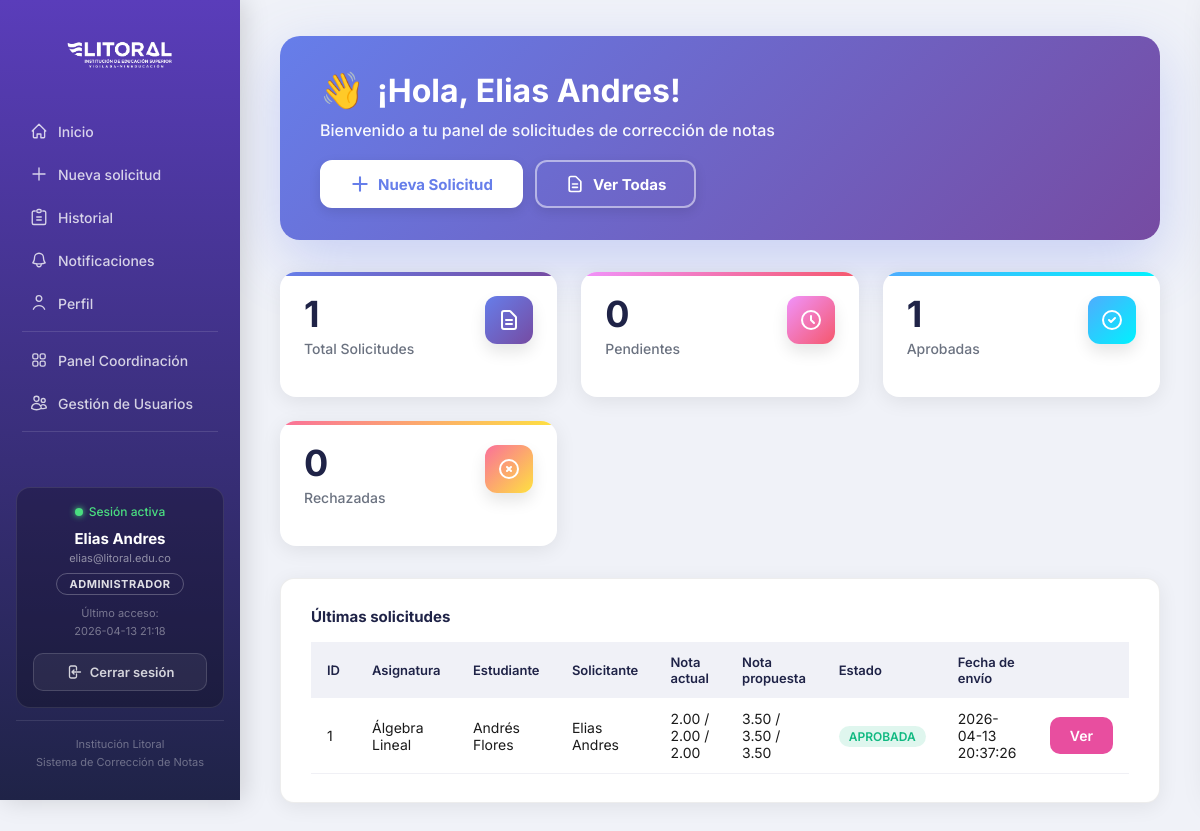
Screenshot of /public/dashboard_profesor.php (signed in) with the database file from the repository.
### tables this page shows
CREATE TABLE `profesores` (
  `profesor_id` int(11) NOT NULL,
  `primer_nombre` varchar(100) NOT NULL,
  `segundo_nombre` varchar(100) DEFAULT NULL,
  `primer_apellido` varchar(100) NOT NULL,
  `segundo_apellido` varchar(100) DEFAULT NULL,
  `email` varchar(200) NOT NULL,
  `password_hash` varchar(255) NOT NULL,
  `rol` enum('ADMINISTRADOR','SOLICITANTE') NOT NULL DEFAULT 'SOLICITANTE',
  `fecha_creacion` datetime NOT NULL DEFAULT current_timestamp(),
  `ultimo_acceso` datetime DEFAULT NULL,
  `foto` varchar(255) DEFAULT NULL,
  `activo` tinyint(1) NOT NULL DEFAULT 1
);

CREATE TABLE `solicitudes` (
  `solicitud_id` int(11) NOT NULL,
  `profesor_solicitante_id` int(11) DEFAULT NULL,
  `tercero_solicitante_id` int(11) DEFAULT NULL,
  `estudiante_id` int(11) NOT NULL,
  `estudiante_documento` varchar(50) DEFAULT NULL,
  `estudiante_semestre` varchar(20) DEFAULT NULL,
  `asignatura_id` int(11) NOT NULL,
  `periodo_academico` varchar(20) NOT NULL,
  `tipo_solicitud` enum('CORRECCION','REPORTE','VALIDACION','SUFICIENCIA','HABILITACION','SUPLETORIOS') NOT NULL DEFAULT 'CORRECCION',
  `corte` enum('PRIMERO','SEGUNDO','TERCERO') NOT NULL,
  `motivo` text DEFAULT NULL,
  `nota_inicial_formativa` decimal(3,2) DEFAULT NULL,
  `nota_inicial_aplicativa` decimal(3,2) DEFAULT NULL,
  `nota_inicial_cognitiva` decimal(3,2) DEFAULT NULL,
  `nota_inicial_letras` varchar(100) DEFAULT NULL,
  `nota_corregida_formativa` decimal(3,2) DEFAULT NULL,
  `nota_corregida_aplicativa` decimal(3,2) DEFAULT NULL,
  `nota_corregida_cognitiva` decimal(3,2) DEFAULT NULL,
  `nota_corregida_letras` varchar(100) DEFAULT NULL,
  `nota_actual` decimal(3,2) DEFAULT NULL,
  `nota_propuesta` decimal(3,2) DEFAULT NULL,
  `justificacion_solicitante` text DEFAULT NULL,
  `estado` enum('PENDIENTE','APROBADA','RECHAZADA') NOT NULL DEFAULT 'PENDIENTE',
  `profesor_revisor_id` int(11) DEFAULT NULL,
  `justificacion_administrador` text DEFAULT NULL,
  `fecha_envio` datetime NOT NULL DEFAULT current_timestamp(),
  `fecha_decision` datetime DEFAULT NULL
);

CREATE TABLE `asignaturas` (
  `asignatura_id` int(11) NOT NULL,
  `nombre` varchar(250) NOT NULL,
  `codigo` varchar(50) NOT NULL,
  `carrera_id` int(11) DEFAULT NULL
);

### src/auth.php (called while the page is built, shortened)
<?php
function isLoggedIn() {
    return isset($_SESSION['user_id']);
}
function currentUser($pdo) {
    $stmt = $pdo->prepare('SELECT profesor_id, CONCAT(primer_nombre, " ", primer_apellido) as nombre, email, rol FROM profesores WHERE profesor_id = ?');
    $stmt->execute([$_SESSION['user_id']]);
    return $stmt->fetch();
}
?>

### src/helpers.php (called while the page is built, shortened)
<?php
function h($s){ return htmlspecialchars($s, ENT_QUOTES, 'UTF-8'); }

### src/solicitudes.php (called while the page is built, shortened)
<?php
function getSolicitudesPorProfesor($pdo, $profesor_id) {
    $stmt = $pdo->prepare("
        SELECT s.*,
               a.nombre as asignatura_nombre, a.codigo as asignatura_codigo,
               CONCAT(e.primer_nombre, ' ', e.primer_apellido) as estudiante_nombre,
               c.nombre as carrera_nombre,
               CONCAT(p.primer_nombre, ' ', p.primer_apellido) as solicitante_nombre
        FROM solicitudes s
        JOIN asignaturas a ON a.asignatura_id = s.asignatura_id
        JOIN estudiantes e ON e.estudiante_id = s.estudiante_id
        LEFT JOIN carreras c ON c.carrera_id = e.carrera_id
        LEFT JOIN profesores p ON p.profesor_id = s.profesor_solicitante_id
        WHERE s.profesor_solicitante_id = ?
        ORDER BY s.fecha_envio DESC
    ");
    $stmt->execute([$profesor_id]);
    return $stmt->fetchAll();
}
?>

### public/dashboard_profesor.php (the view, shortened to what this page needs)
<?php
require_once __DIR__ . '/../src/auth.php';
require_once __DIR__ . '/../src/helpers.php';
$user = currentUser($pdo);
require_once __DIR__ . '/../src/solicitudes.php';
$mis = getSolicitudesPorProfesor($pdo, $user['profesor_id']);
$stats = [
    'total'     => count($mis),
    'pendiente' => 0,
    'aprobada'  => 0,
    'rechazada' => 0,
];
foreach ($mis as $s) {
    $estado = strtolower($s['estado']);
    if (isset($stats[$estado])) {
        $stats[$estado]++;
    }
}
$tarjetas = [
    [
        'label' => 'Total Solicitudes',
        'valor' => $stats['total'],
        'color' => '#5A3DBA',
        'bg' => 'linear-gradient(135deg, #667eea 0%, #764ba2 100%)',
        'icon' => '<path stroke-linecap="round" stroke-linejoin="round" d="M9 12h6m-6 4h6m2 5H7a2 2 0 01-2-2V5a2 2 0 012-2h5.586a1 1 0 01.707.293l5.414 5.414a1 1 0 01.293.707V19a2 2 0 01-2 2z"/>'
    ],
    [
        'label' => 'Pendientes',
        'valor' => $stats['pendiente'],
        'color' => '#F59E0B',
        'bg' => 'linear-gradient(135deg, #f093fb 0%, #f5576c 100%)',
        'icon' => '<path stroke-linecap="round" stroke-linejoin="round" d="M12 8v4l3 3m6-3a9 9 0 11-18 0 9 9 0 0118 0z"/>'
    ],
    [
        'label' => 'Aprobadas',
        'valor' => $stats['aprobada'],
        'color' => '#10B981',
        'bg' => 'linear-gradient(135deg, #4facfe 0%, #00f2fe 100%)',
        'icon' => '<path stroke-linecap="round" stroke-linejoin="round" d="M9 12l2 2 4-4m6 2a9 9 0 11-18 0 9 9 0 0118 0z"/>'
    ],
    [
        'label' => 'Rechazadas',
        'valor' => $stats['rechazada'],
        'color' => '#EF4444',
        'bg' => 'linear-gradient(135deg, #fa709a 0%, #fee140 100%)',
        'icon' => '<path stroke-linecap="round" stroke-linejoin="round" d="M10 14l2-2m0 0l2-2m-2 2l-2-2m2 2l2 2m7-2a9 9 0 11-18 0 9 9 0 0118 0z"/>'
    ],
];
include 'header.php';
?>
<div class="welcome-hero">
    <div class="welcome-content">
        <h1>
            <span class="welcome-emoji">👋</span>
            ¡Hola, <?= h($user['nombre']) ?>!
        </h1>
        <p>Bienvenido a tu panel de solicitudes de corrección de notas</p>
    </div>
    <div class="welcome-actions">
        <a class="btn-hero" href="crear_solicitud.php">
            <svg width="20" height="20" fill="none" viewBox="0 0 24 24" stroke="currentColor" stroke-width="2.5">
                <path stroke-linecap="round" stroke-linejoin="round" d="M12 4v16m8-8H4"/>
            </svg>
            Nueva Solicitud
        </a>
        <a class="btn-hero btn-hero-outline" href="ver_solicitudes.php">
            <svg width="20" height="20" fill="none" viewBox="0 0 24 24" stroke="currentColor" stroke-width="2">
                <path stroke-linecap="round" stroke-linejoin="round" d="M9 12h6m-6 4h6m2 5H7a2 2 0 01-2-2V5a2 2 0 012-2h5.586a1 1 0 01.707.293l5.414 5.414a1 1 0 01.293.707V19a2 2 0 01-2 2z"/>
            </svg>
            Ver Todas
        </a>
    </div>
</div>
<div class="stats-grid-modern">
    <?php foreach ($tarjetas as $t): ?>
    <div class="stat-card-modern" style="--card-gradient: <?= $t['bg'] ?>">
        <div class="stat-card-header">
            <div>
                <div class="stat-valor-modern"><?= $t['valor'] ?></div>
                <div class="stat-label-modern"><?= $t['label'] ?></div>
            </div>
            <div class="stat-icon">
                <svg width="24" height="24" fill="none" viewBox="0 0 24 24" stroke="white" stroke-width="2">
                    <?= $t['icon'] ?>
                </svg>
            </div>
        </div>
    </div>
    <?php endforeach; ?>
</div>
<div class="card">
    <h4>Últimas solicitudes</h4>
    <?php if (empty($mis)): ?>
        <p style="color:var(--muted); font-size:14px;">Aún no tienes solicitudes. <a href="crear_solicitud.php">Crear una</a>.</p>
    <?php else: ?>
    <table class="table">
        <thead>
            <tr><th>ID</th><th>Asignatura</th><th>Estudiante</th><th>Solicitante</th><th>Nota actual</th><th>Nota propuesta</th><th>Estado</th><th>Fecha de envío</th><th></th></tr>
        </thead>
        <tbody>
            <?php foreach (array_slice($mis, 0, 8) as $s): ?>
            <?php
                $badge_color = match($s['estado']) {
                    'APROBADA'  => '#10B981',
                    'RECHAZADA' => '#EF4444',
                    default     => '#F59E0B',
                };
            ?>
            <tr>
                <td><?= $s['solicitud_id'] ?></td>
                <td><?= h($s['asignatura_nombre']) ?></td>
                <td><?= h($s['estudiante_nombre']) ?></td>
                <td><?= h($s['solicitante_nombre']) ?></td>
                <td>
                    <?php
                        $ni = array_filter([
                            $s['nota_inicial_formativa'],
                            $s['nota_inicial_aplicativa'],
                            $s['nota_inicial_cognitiva']
                        ], fn($v) => $v !== null);
                        echo $ni ? implode(' / ', array_map(fn($v) => number_format($v,2), $ni)) : (isset($s['nota_actual']) && $s['nota_actual'] !== null ? number_format($s['nota_actual'],2) : '—');
                    ?>
                </td>
                <td>
                    <?php
                        $nc = array_filter([
                            $s['nota_corregida_formativa'],
                            $s['nota_corregida_aplicativa'],
                            $s['nota_corregida_cognitiva']
                        ], fn($v) => $v !== null);
                        echo $nc ? implode(' / ', array_map(fn($v) => number_format($v,2), $nc)) : (isset($s['nota_propuesta']) && $s['nota_propuesta'] !== null ? number_format($s['nota_propuesta'],2) : '—');
                    ?>
                </td>
                <td><span style="background:<?= $badge_color ?>22; color:<?= $badge_color ?>; padding:3px 10px; border-radius:20px; font-size:12px; font-weight:600;"><?= h($s['estado']) ?></span></td>
                <td><?= h($s['fecha_envio']) ?></td>
                <td><a class="btn btn-secondary" href="solicitud_detalle.php?id=<?= $s['solicitud_id'] ?>">Ver</a></td>
            </tr>
            <?php endforeach; ?>
        </tbody>
    </table>
    <?php endif; ?>
</div>
<?php include 'footer.php'; ?>

### public/header.php (shortened to what this page needs)
<?php
require_once __DIR__ . '/../src/auth.php';
require_once __DIR__ . '/../src/helpers.php';
$user = currentUser($pdo);
$ultimo_acceso = null;
if ($user) {
    $ua = $pdo->prepare("SELECT ultimo_acceso FROM profesores WHERE profesor_id=?");
    $ua->execute([$user['profesor_id']]);
    $ultimo_acceso = $ua->fetchColumn();
}
?>
<!doctype html>
<html lang="es">
<head>
    <link rel="stylesheet" href="css/global.css">
</head>
<body>
<div class="app">
    <aside class="sidebar">
        <div class="logo">
            <img src="img/logo_login.png" alt="Litoral" class="logo-img">
        </div>
        <nav class="nav">
            <?php if ($user): ?>
                <a href="dashboard_profesor.php">
                    <svg width="18" height="18" fill="none" viewBox="0 0 24 24" stroke="currentColor" stroke-width="1.8"><path stroke-linecap="round" stroke-linejoin="round" d="M3 12l9-9 9 9M4.5 10.5V20a1 1 0 001 1h4v-5h5v5h4a1 1 0 001-1v-9.5"/></svg>
                    Inicio
                </a>
                <a href="crear_solicitud.php">
                    <svg width="18" height="18" fill="none" viewBox="0 0 24 24" stroke="currentColor" stroke-width="1.8"><path stroke-linecap="round" stroke-linejoin="round" d="M12 4v16m8-8H4"/></svg>
                    Nueva solicitud
                </a>
                <a href="ver_solicitudes.php">
                    <svg width="18" height="18" fill="none" viewBox="0 0 24 24" stroke="currentColor" stroke-width="1.8"><path stroke-linecap="round" stroke-linejoin="round" d="M9 12h6m-6 4h6M7 4H5a2 2 0 00-2 2v14a2 2 0 002 2h14a2 2 0 002-2V6a2 2 0 00-2-2h-2M9 4a2 2 0 012-2h2a2 2 0 012 2v0a2 2 0 01-2 2h-2a2 2 0 01-2-2z"/></svg>
                    Historial
                </a>
                <a href="#" class="notif-trigger" id="notifBtn">
                    <span style="position:relative; display:flex; align-items:center;">
                    </span>
                    Notificaciones
                </a>
                <a href="perfil.php">
                    <svg width="18" height="18" fill="none" viewBox="0 0 24 24" stroke="currentColor" stroke-width="1.8"><path stroke-linecap="round" stroke-linejoin="round" d="M15.75 6a3.75 3.75 0 11-7.5 0 3.75 3.75 0 017.5 0zM4.5 20.25a8.25 8.25 0 0115 0"/></svg>
                    Perfil
                </a>
                <?php if ($user['rol'] === 'ADMINISTRADOR'): ?>
                    <div class="nav-divider"></div>
                    <a href="dashboard_admin.php">
                        Panel Coordinación
                    </a>
                    <a href="admin_usuarios.php">
                        Gestión de Usuarios
                    </a>
                <?php endif; ?>
                <div class="nav-divider"></div>
            <?php endif; ?>
        </nav>
        <div style="flex:1"></div>
        <?php if ($user): ?>
        <div class="sidebar-user-card">
            <div class="sidebar-user-status">
                <span class="status-dot"></span>
                <span>Sesi&oacute;n activa</span>
            </div>
            <div class="sidebar-user-name"><?= htmlspecialchars($user['nombre'], ENT_QUOTES, 'UTF-8') ?></div>
            <div class="sidebar-user-email"><?= htmlspecialchars($user['email'], ENT_QUOTES, 'UTF-8') ?></div>
            <span class="sidebar-user-rol"><?= $user['rol'] === 'ADMINISTRADOR' ? 'ADMINISTRADOR' : 'DOCENTE' ?></span>
            <?php if ($ultimo_acceso): ?>
            <div class="sidebar-user-acceso">
                <span>&#218;ltimo acceso:</span><br>
                <span><?= date('Y-m-d H:i', strtotime($ultimo_acceso)) ?></span>
            </div>
            <?php endif; ?>
            <a href="logout.php" class="sidebar-logout-btn">
                <svg width="16" height="16" fill="none" viewBox="0 0 24 24" stroke="currentColor" stroke-width="2"><path stroke-linecap="round" stroke-linejoin="round" d="M15.75 9V5.25A2.25 2.25 0 0013.5 3h-6a2.25 2.25 0 00-2.25 2.25v13.5A2.25 2.25 0 007.5 21h6a2.25 2.25 0 002.25-2.25V15M12 9l-3 3m0 0l3 3m-3-3h12.75"/></svg>
                Cerrar sesi&oacute;n
            </a>
        </div>
        <?php endif; ?>
        <div class="footer-note">
            Instituci&oacute;n Litoral<br>Sistema de Correcci&oacute;n de Notas
        </div>
    </aside>
    <main class="main">

### rows the page displays
profesores: email "elias@litoral.edu.co", ultimo_acceso "2026-04-13 21:18"
solicitudes: solicitud_id "1", asignatura.nombre "Álgebra Lineal", estudiante_nombre "Andrés Flores", solicitante_nombre "Elias Andres", ni "2.00 / 2.00 / 2.00", nc "3.50 / 3.50 / 3.50", estado "APROBADA", fecha_envio "2026-04-13 20:37:26"

### other values shown
$user['nombre'] "Elias Andres"
$t['valor'] "1"
$t['label'] "Total Solicitudes"
$t['valor'] "0"
$t['label'] "Pendientes"
$t['label'] "Aprobadas"
$t['label'] "Rechazadas"
